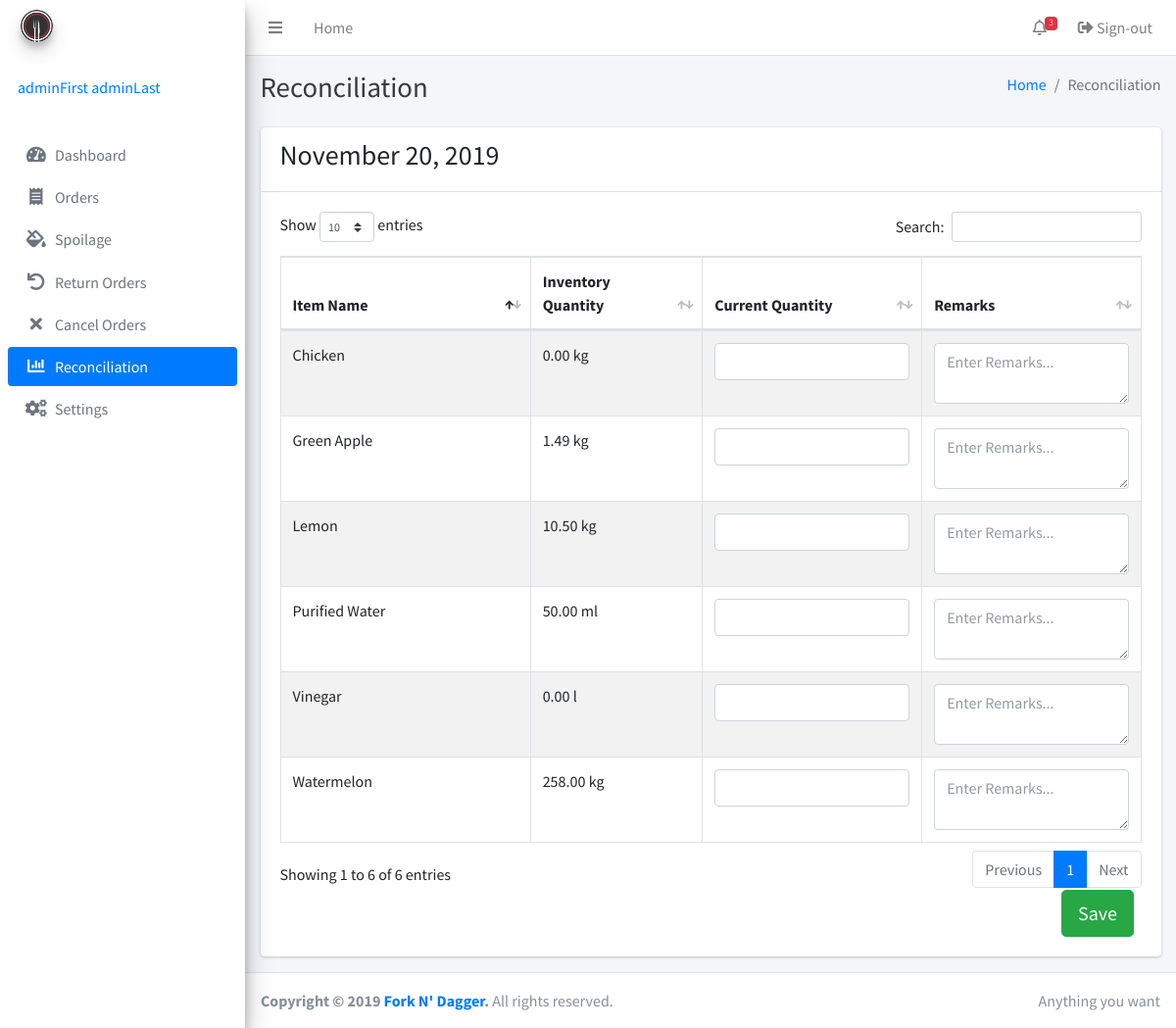
The page /reconciliation.php (signed in) on the database as committed earlier.
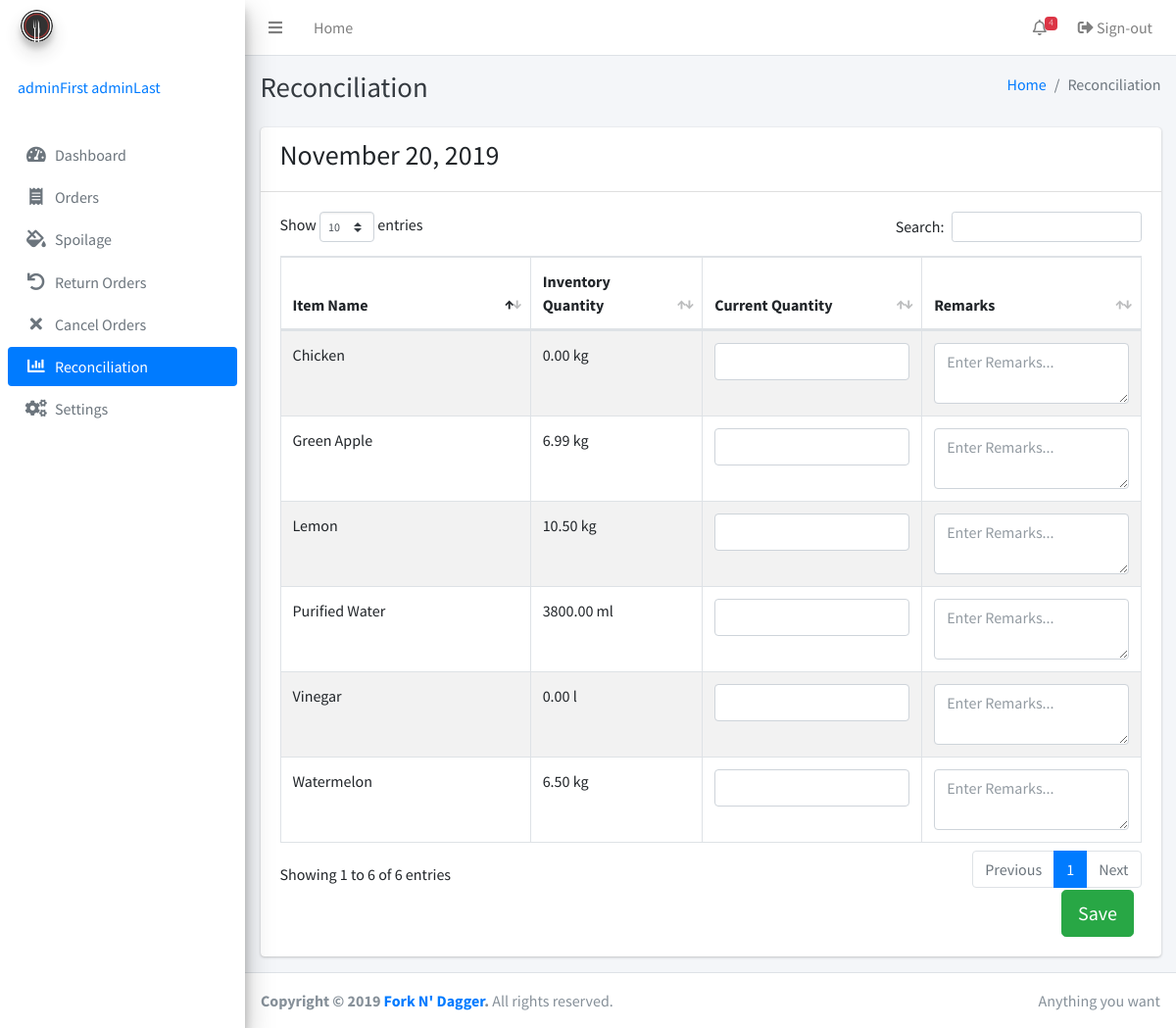
The same page on the database as committed later.
### tables this page shows
CREATE TABLE IF NOT EXISTS `inventory` (
  `id` bigint(255) NOT NULL AUTO_INCREMENT,
  `itemname` varchar(255) NOT NULL,
  `description` varchar(255) NOT NULL,
  `quantity` decimal(65,2) UNSIGNED NOT NULL,
  `lowquantity` decimal(65,2) DEFAULT NULL,
  `categoryID` int(255) DEFAULT NULL,
  `unitID` int(255) DEFAULT NULL,
  `timestamp` timestamp(6) NOT NULL,
  `adminID` int(255) NOT NULL,
  PRIMARY KEY (`id`)
);

CREATE TABLE IF NOT EXISTS `uom` (
  `id` bigint(255) NOT NULL AUTO_INCREMENT,
  `uomname` varchar(255) NOT NULL,
  PRIMARY KEY (`id`),
  UNIQUE KEY `name` (`uomname`)
);

### inc/session.php (called while the page is built, shortened)
<?php
	include 'inc/conn.php';;
	if(isset($_SESSION['admin'])){
		$query = $conn -> prepare("SELECT * FROM admins WHERE id = ? ");
		$query -> bind_param("s", $variable);
		$query -> execute();
		$result = $query->get_result();
		$user = mysqli_fetch_assoc($result);
		$role = $user['role'];
	}
	else{
		header('location: home.php');
		exit();
	}
?>

### reconciliation.php (the view, shortened to what the changed rows need)
<?php include 'inc/session.php'; ?>
<?php include 'inc/header.php'; ?>
<body class="hold-transition sidebar-mini">
<div class="wrapper">
<?php
include 'inc/navbar.php'; ?>
  <div class="content-wrapper">
    <div class="content-header">
      <div class="container-fluid">
        <div class="row mb-2">
          <div class="col-sm-6">
            <h1 class="m-0 text-dark">Reconciliation</h1>
          </div>
        </div>
      </div>
    </div>
    <div class="content">
      <div class="container-fluid">
        <?php if ($role == 'Super User'): ?>
        <div class="row">
          <div class="col-12">
                        <div class="card card-primary card-outline card-outline-tabs">
              <div class="card-header p-0 border-bottom-0">
                <ul class="nav nav-tabs" id="custom-tabs-three-tab" role="tablist">
                  <li class="nav-item">
                    <a class="nav-link active" id="custom-tabs-three-home-tab" data-toggle="pill" href="#custom-tabs-three-home" role="tab" aria-controls="custom-tabs-three-home" aria-selected="true">Today</a>
                  </li>
                  <li class="nav-item">
                    <a class="nav-link" id="custom-tabs-three-profile-tab" data-toggle="pill" href="#custom-tabs-three-profile" role="tab" aria-controls="custom-tabs-three-profile" aria-selected="false">History</a>
                  </li>
                </ul>
              </div>
              <div class="card-body">
                <div class="tab-content" id="custom-tabs-three-tabContent">
                  <div class="tab-pane fade show active" id="custom-tabs-three-home" role="tabpanel" aria-labelledby="custom-tabs-three-home-tab">
                    <form role="form" action="reconciliation.php" method="POST">
                    <table class="table table-bordered table-striped display">
                    <thead>
                    <tr>
                      <th width="120">Item Name</th>
                      <th width="20">Inventory Quantity</th>
                      <th width="100">Current Quantity</th>
                      <th width="100">Remarks</th>
                    </tr>
                    </thead>
                    <tbody>
                    <?php
                    $result3 = mysqli_query($conn, "SELECT * FROM inventory join uom on inventory.unitID = uom.id");
                    while ($row = mysqli_fetch_array($result3)) {
                          ?>
                    <tr>
                      <td><input type="hidden" name="inventoryID[]" value="<?php echo $row['id'];?>"><?php echo ucwords($row['itemname']);?></td>
                      <td><?php echo $row['quantity'];?> <?php echo $row['uomname'];?></td>
                      <td><input type="number" step="0.01" class="form-control" name="quantity[]"></td>
                      <td><textarea class="form-control" rows="2" placeholder="Enter Remarks..." name="remarks[]"></textarea></td>
                    </tr>
                    <?php   } ?>
                    </tbody>
                  </table>
                  <div class="col-12 text-right">
                    <button type="button" class="btn btn-success btn-lg" data-toggle="modal" data-target="#recon">Save</button>
                  </div>
                  </div>
                  <div class="tab-pane fade" id="custom-tabs-three-profile" role="tabpanel" aria-labelledby="custom-tabs-three-profile-tab">
                     <table class="table table-bordered table-striped display">
                    <thead>
                    <tr>
                      <th width="120">Date</th>
                      <th width="120">Last Updated</th>
                      <th width="120">Updated By</th>
                      <th width="100">Action</th>
                    </tr>
                    </thead>
                    <tbody>
                    <?php
                    $result3 = mysqli_query($conn, "SELECT *, reconciliation.id as reconID FROM reconciliation join admins on reconciliation.adminID = admins.id group by date order by date");
                    while ($row = mysqli_fetch_array($result3)) {
                          ?>
                    <tr>
                      <td><?php echo date("F d, Y", strtotime($row['date']));?></td>
                      <td><?php echo date("F d, Y H:i", strtotime($row['timestamp']));?></td>
                      <td><?php echo ucfirst($row['lastname']);?>, <?php echo ucfirst($row['firstname']);?></td>
                      <td><a data-toggle="modal" data-target='#view<?php echo $row['reconID']; ?>' class="btn btn-info btn-sm m-0">View</a></td>
                  </tr>
                  <div class="modal fade" id="view<?php echo $row['reconID']; ?>">
                    <div class="modal-dialog">
                      <div class="modal-content">
                        <div class="modal-header">
                          <h4 class="modal-title"><?php echo date("F d, Y", strtotime($row['date']));?></h4>
                          <button type="button" class="close" data-dismiss="modal" aria-label="Close">
                            <span aria-hidden="true">&times;</span>
                          </button>
                        </div>
                        <div class="modal-body">
                            <div class="card-body">
                              <dl>
                                <?php
                                  $result4 = mysqli_query($conn, "SELECT * FROM reconciliation join inventory on reconciliation.inventoryID = inventory.id join uom on inventory.unitID = uom.id where reconciliation.date = '".$row['date']."'");
                                  while ($row1 = mysqli_fetch_array($result4)) { ?>
                                <dt><?php echo ucwords($row1['itemname']);?></dt>
                                <dd>Counted: <?php echo $row1['current'];?> <?php echo $row1['uomname'];?> - <?php echo ucfirst($row1['remarks']);?></dd>
                                  <?php   } ?>
                              </dl>
                            </div>
                        </div>
                        <div class="modal-footer justify-content-between">
                          <button type="button" class="btn btn-default" data-dismiss="modal">Close</button>
                        </div>
                      </div>
                    </div>
                  </div>
                    <?php   } ?>
                    </tbody>
                  </table>
                  <div class="col-12 text-right">
                    <button type="button" class="btn btn-success btn-lg" data-toggle="modal" data-target="#view">Save</button>
                  </div>
                  </div>
                </div>
              </div>
            </div>
          </div>
        </div>
      </div>
        <div class="modal fade" id="recon">
          <div class="modal-dialog">
            <div class="modal-content">
              <div class="modal-header">
                <h4 class="modal-title">Are you sure to Save?</h4>
                <input class="form-check-input" type="hidden" name="adminid" id="adminid" value="<?php echo $user['id'];?>" style="visibility: hidden;">
                <button type="button" class="close" data-dismiss="modal" aria-label="Close">
                  <span aria-hidden="true">&times;</span>
                </button>
              </div>
              <div class="modal-body">
              </div>
              <div class="modal-footer justify-content-between">
                <button type="button" class="btn btn-default" data-dismiss="modal">Close</button>
                <button type="submit" class="btn btn-primary" name="submit">Confirm</button>
              </form>
              </div>
            </div>
          </div>
        </div>
        <?php else: ?>
        <div class="row">
          <div class="col-12">
            <div class="card">
              <form role="form" action="reconciliation.php" method="POST">
              <div class="card-body">
                <table class="table table-bordered table-striped display">
                  <thead>
                  <tr>
                    <th width="120">Item Name</th>
                    <th width="20">Inventory Quantity</th>
                    <th width="100">Current Quantity</th>
                    <th width="100">Remarks</th>
                  </tr>
                  </thead>
                  <tbody>
                  <?php
                  $result3 = mysqli_query($conn, "SELECT * FROM inventory join uom on inventory.unitID = uom.id");
                  while ($row = mysqli_fetch_array($result3)) {
                        ?>
                  <tr>
                    <td><input type="hidden" name="inventoryID[]" value="<?php echo $row['id'];?>"><?php echo ucwords($row['itemname']);?></td>
                    <td><?php echo $row['quantity'];?> <?php echo $row['uomname'];?></td>
                    <td><input type="number" step="0.01" class="form-control" name="quantity[]"></td>
                    <td><textarea class="form-control" rows="2" placeholder="Enter Remarks..." name="remarks[]"></textarea></td>
                  </tr>
                  <?php   } ?>
                  </tbody>
                </table>
              </div>
            </div>
          </div>
        </div>
      </div>
        <?php endif ?>
    </div>
  </div>
</div>
</body>
</html>

### inc/navbar.php (shortened to what the changed rows need)
<nav class="main-header navbar navbar-expand navbar-white navbar-light">
  <ul class="navbar-nav ml-auto">
    <li class="nav-item dropdown">
      <a class="nav-link" data-toggle="dropdown" href="#">
        <i class="far fa-bell"></i>
      <?php
      $result3 = mysqli_query($conn, "SELECT count(*) as counted FROM inventory where lowquantity >= quantity or quantity = 0");
       $row1 = mysqli_fetch_assoc($result3);
       $counted = $row1['counted'];
       echo '<span class="badge badge-danger navbar-badge">'.$counted.'</span>';
      ?>
      </a>
    </li>
  </ul>
</nav>

Rows that differ between the two databases and show on the page:
changed inventory "Green Apple": quantity "1.49" → "6.99"
changed inventory "Purified Water": quantity "50.00" → "3800.00"
changed inventory "Watermelon": quantity "258.00" → "6.50"
Other text that changed with them:
$counted: "3" → "4"
